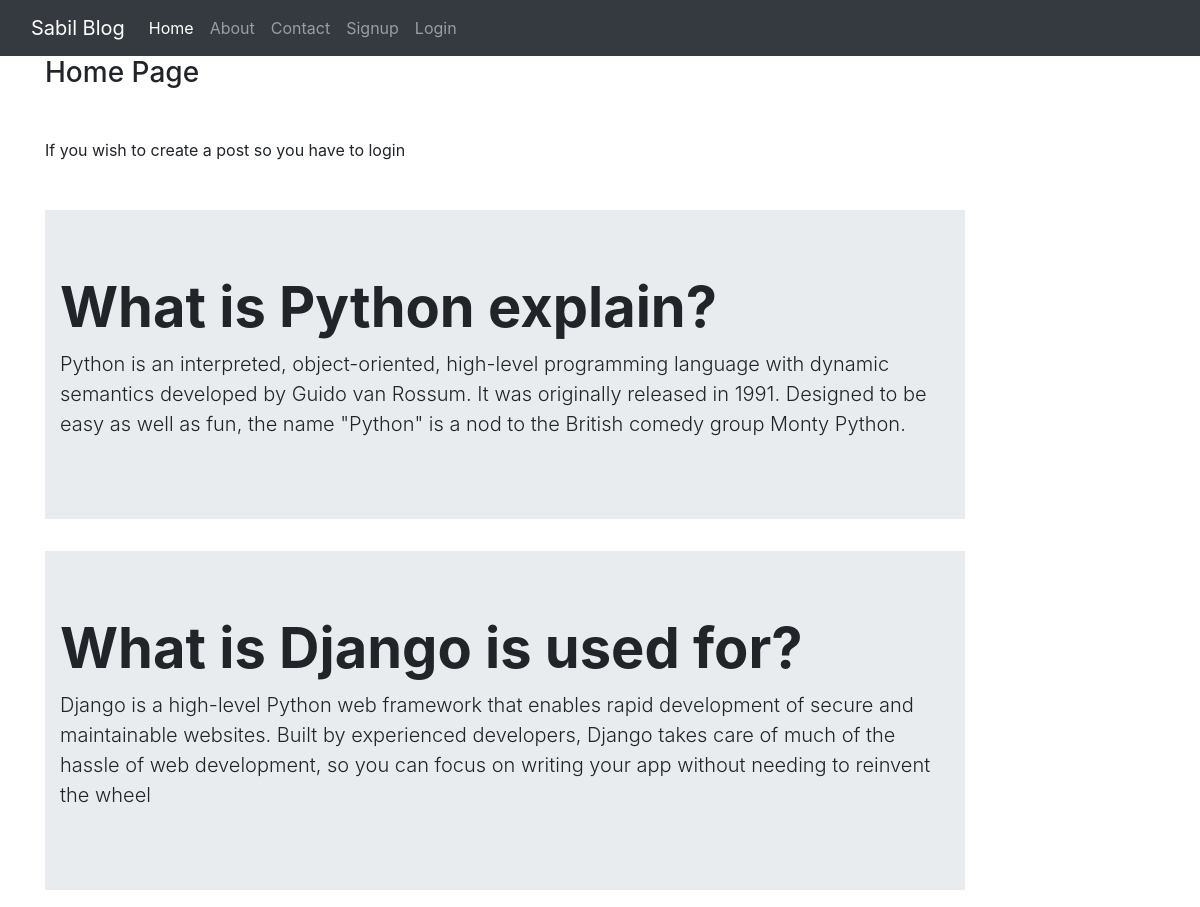
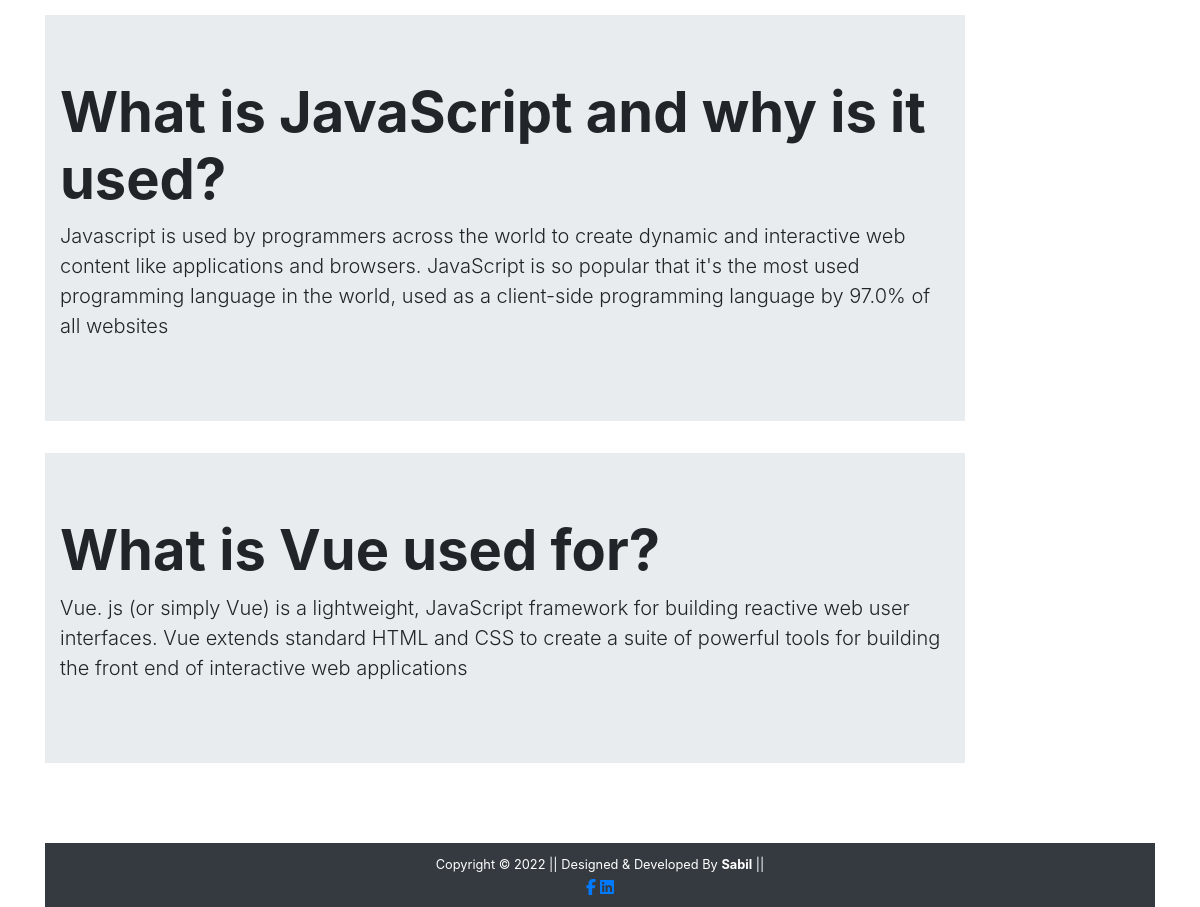
The page / on the database its author committed (2 pictures, top to bottom).
### blog/models.py (models this page shows)
class Post(models.Model):
 title = models.CharField(max_length=150)
 desc = models.TextField()

### blog/views.py (the view)
# urls.py: 2. Add a URL to urlpatterns:  path('', views.home, name='home')
def home(request):
  posts = Post.objects.all()
  return render(request, 'blog/home.html',{'posts':posts})

### blog/templates/blog/home.html
{% extends 'blog/base.html' %}
{% load static %}
{% block content %}
<div class="col-sm-10">
 <h3 >Home Page</h3>
 <p class=" my-5">If you wish to create a post so you have to login</p>
  {% for post in posts %}
    <div class="jumbotron jumbotron-fluid jumbo-color">
      <div class="container">
        <h1 class="display-4 font-weight-bold">{{post.title}}</h1>
        <p class="lead">{{post.desc}}</p>
      </div>
    </div>
  {% endfor %}
</div>
{% endblock content %}

### rows shown on the page
Post: title "What is Python explain?", desc "Python is an interpreted, object-oriented, high-level programming language with dynamic semantics developed by Guido van Rossum. It was originally released in 1991. Designed to be easy as well as fun, the name \"Python\" is a nod to the British comedy group Monty Python."
Post: title "What is Django is used for?", desc "Django is a high-level Python web framework that enables rapid development of secure and maintainable websites. Built by experienced developers, Django takes care of much of the hassle of web development, so you can focus on writing your app without needing to reinvent the wheel"
Post: title "What is JavaScript and why is it used?", desc "Javascript is used by programmers across the world to create dynamic and interactive web content like applications and browsers. JavaScript is so popular that it's the most used programming language in the world, used as a client-side programming language by 97.0% of all websites"
Post: title "What is Vue used for?", desc "Vue. js (or simply Vue) is a lightweight, JavaScript framework for building reactive web user interfaces. Vue extends standard HTML and CSS to create a suite of powerful tools for building the front end of interactive web applications"
